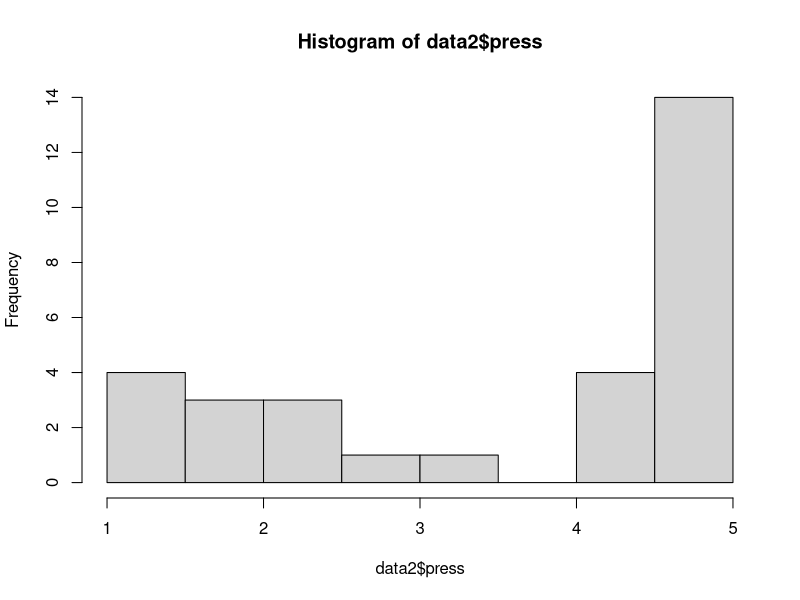
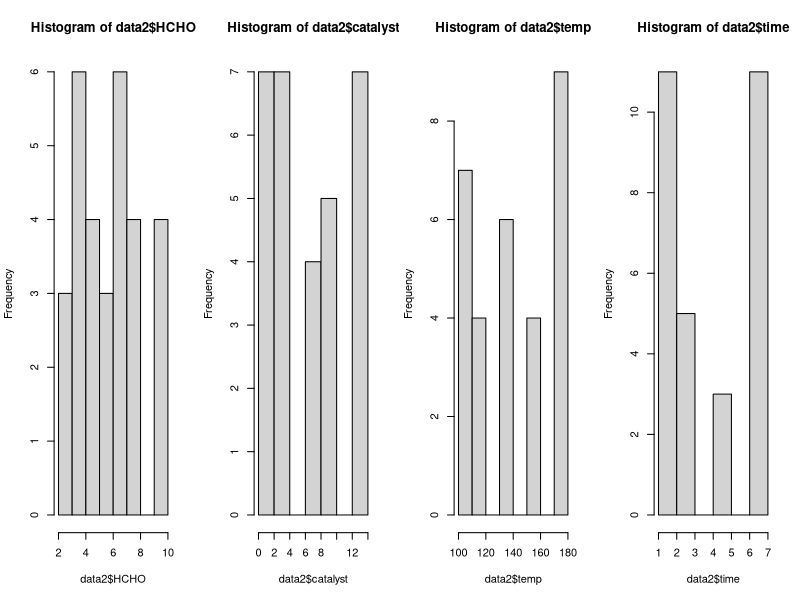
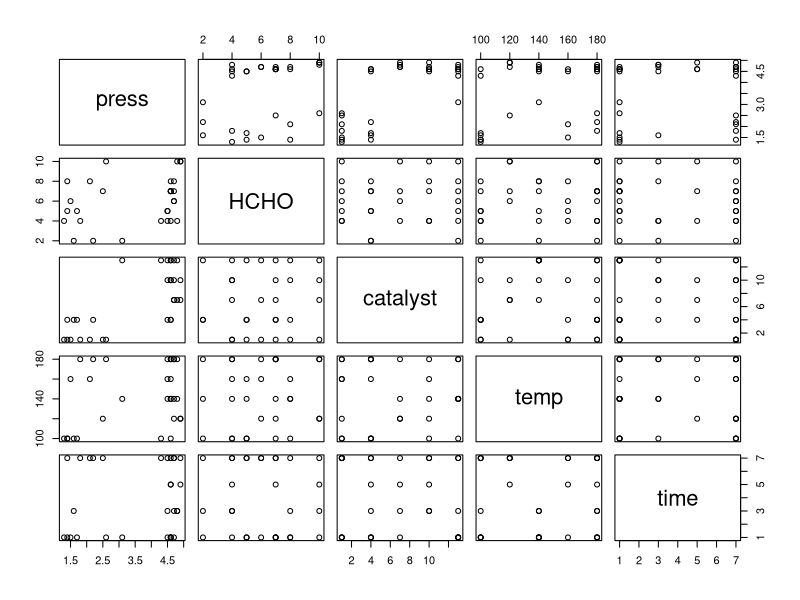

R code for these plots, in order:
data2 = read.table("wrinkle.txt", header = T)
summary(data2)
hist(data2$press)
par(mfrow = c(1,4))
hist(data2$HCHO)
hist(data2$catalyst)
hist(data2$temp)
hist(data2$time)
pairs(data2)

gfit = lm(press ~ HCHO+catalyst+temp+time, data2)
summary(gfit)
